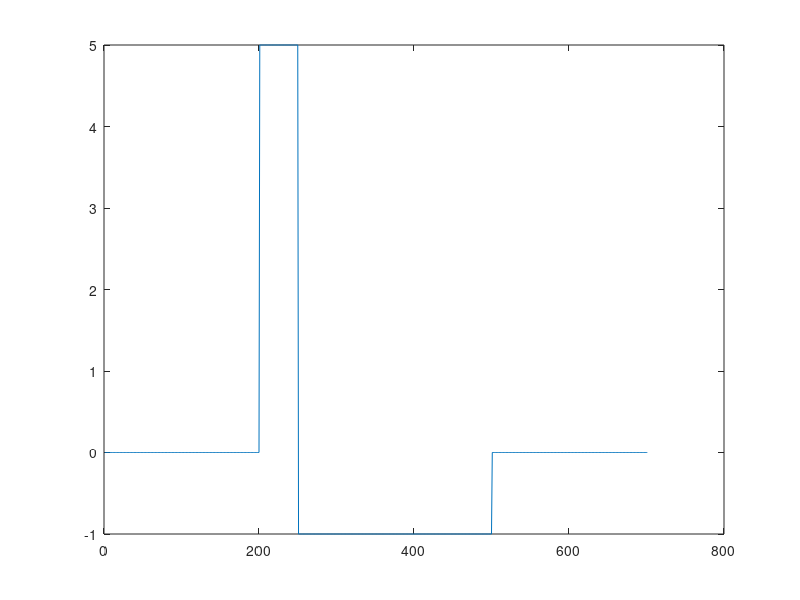
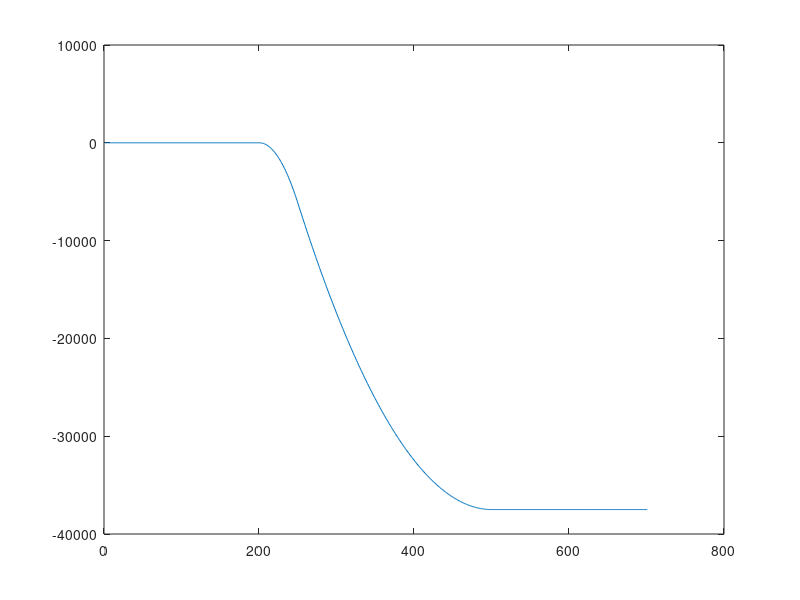

Write MATLAB code to recreate these figures, in order.
N = 701;
L = 700;

x = linspace(0,L,N);
rho = zeros(N,1);
V = zeros(N,1);

Lap = zeros(N,N);

v = ones(N,1);
v1 = ones(N-1,1);

Lap = -2.*diag(v,0) + diag(v1,1) + diag(v1,-1);

Lap(1,1) = -2;
Lap(N,N) = -1;

rho(1:200) = 0.0;
rho(201:250) = 5.0;
rho(251:500) = -1.0;
rho(501:701) = 0.0;

figure(1)
plot(rho);

V = -1*inv(Lap)*rho;

figure(2)
plot(V);
